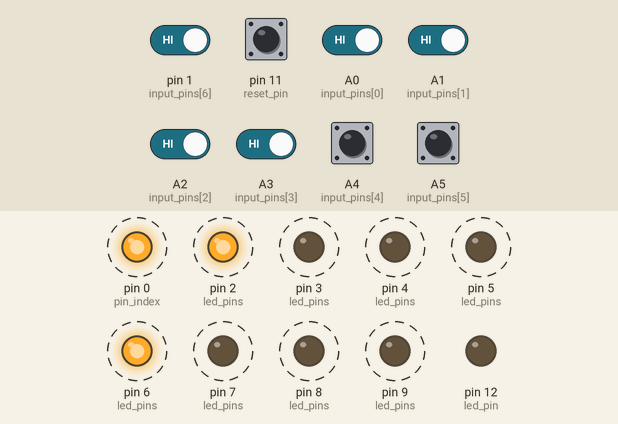
A sketch run on a simulated Arduino Uno, built with avr-gcc and run on an emulated ATmega328P. Parts: output pins drawn as LEDs (lit = HIGH). Dashed ring = blinking. The inputs (shaded band) are chosen by the test bench; at power-on: A0 (input_pins[0]), A1 (input_pins[1]), A2 (input_pins[2]), A3 (input_pins[3]), A4 (input_pins[4]), A5 (input_pins[5]), pin 1 (input_pins[6]), pin 11 (reset_pin) HIGH.

Above: at 0.35 s.
1.3 s: pin 11 (reset_pin) pulled LOW for 0.15 s
4.4 s: pin 1 (input_pins[6]) driven LOW
At 4.61 s:
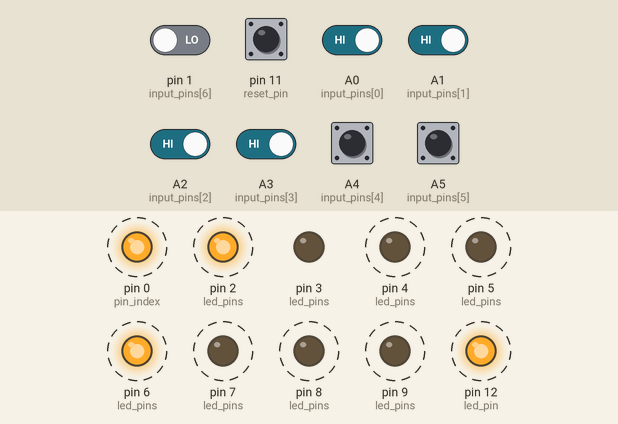
7.4 s: A0 (input_pins[0]) driven LOW
At 7.74 s:
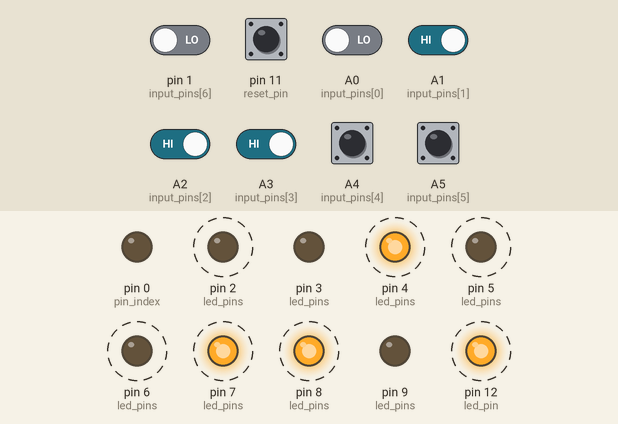
10.4 s: A1 (input_pins[1]) driven LOW
At 10.67 s:
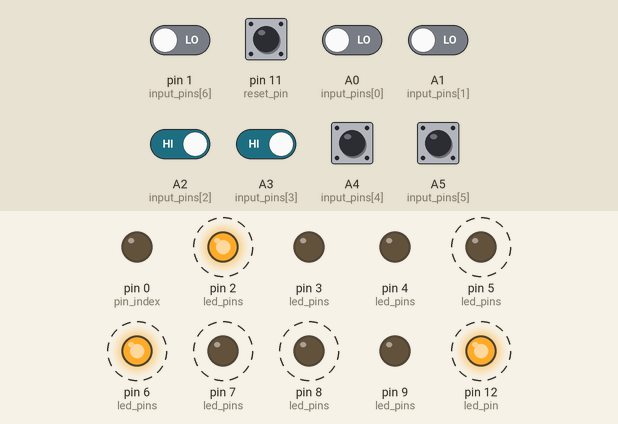
13.4 s: A2 (input_pins[2]) driven LOW
At 13.8 s:
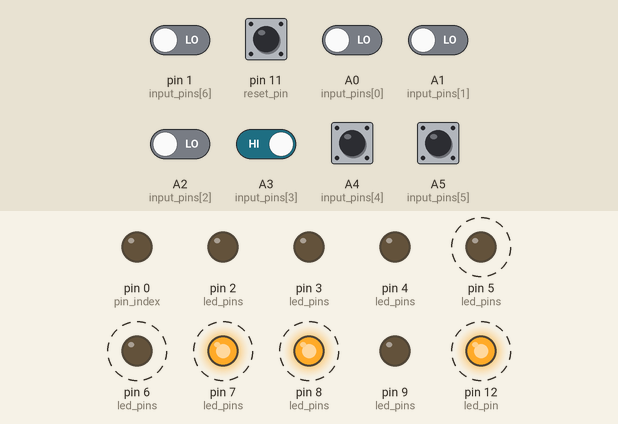
16.4 s: A3 (input_pins[3]) driven LOW
At 16.73 s:
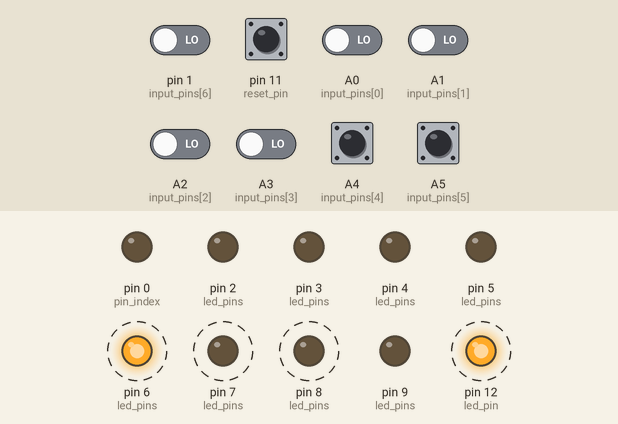
Timing chart, 0 to 20.4 s (numbered marks = the images above; inputs shaded):
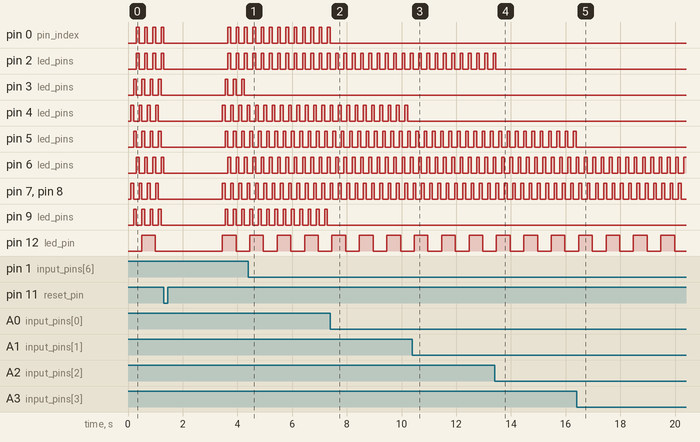

The sketch:

tangram_bomb.ino
```cpp
#define COUNT_OF(x) (sizeof(x) / sizeof(*x))
#define DEBUGGING 0
#define BEEPER 0

#if BEEPER
#define BEEPER_IMPLEMENTATION
#include "beeper.h"

BeeperFreq beeper_frequencies[] = {
    {4800, 200, 60 * 1000L},               // 60
    {800, 200, 60 * 1000L},                // 60
    {400, 100, 30 * 1000L},                // 30
    {100, 100, 10 * 1000L},                // 10
    {0, BEEPER_FREQ_INFINITE, 3 * 1000L},  // 3
    {BEEPER_FREQ_INFINITE, 0, 13 * 1000L}, // 13
    {100, 100, 600L},                      // 0.6
    {BEEPER_FREQ_INFINITE, 0, 17 * 1000L}, // 17
};

Beeper beeper;
#endif

enum {
    kStateInitial = 0,
    kStateFinished = 1,
};

int led_pins[][3] = {{2, 0, 6}, {7, 4, 8}, {3, 5, 9}};
int led_transl[][3] = {{2, 0 /*unused*/, 5}, {4, 1, 7}, {6, 3, 0}};
int reset_pin = 11;

int led_pin = 12;
int beeper_pin = 10;
int input_pins[] = {A0, A1, A2, A3, A4, A5, 1};
void setup() {
#if DEBUGGING
    Serial.begin(9600);
#endif
    for (int i = 0; i < COUNT_OF(led_pins); ++i) {
        for (int j = 0; j < COUNT_OF(led_pins[i]); ++j) {
            pinMode(led_pins[i][j], OUTPUT);
            digitalWrite(led_pins[i][j], LOW);
        }
    }

    pinMode(reset_pin, INPUT_PULLUP);
    pinMode(led_pin, OUTPUT);
    digitalWrite(led_pin, LOW);

    for (int i = 0; i < COUNT_OF(input_pins); ++i) {
        pinMode(input_pins[i], INPUT);
    }
#if BEEPER
    setupBeeper(beeper_pin, COUNT_OF(beeper_frequencies), beeper_frequencies, &beeper);
#endif
}

int state = kStateInitial;
uint32_t last_time = 0;
bool led_state = 0;
uint32_t blink_disable_timer = 0;
uint32_t last_time_pattern = 0;
int pin_index = 0;

void loop() {
    if (digitalRead(reset_pin) == LOW) {
        state = kStateInitial;

        blink_disable_timer = millis() + 2000;
        led_state = false;
        digitalWrite(led_pin, LOW);

        for (int i = 0; i < COUNT_OF(led_pins); ++i) {
            for (int j = 0; j < COUNT_OF(led_pins[i]); ++j) {
                digitalWrite(led_pins[j][i], LOW);
            }
        }
        return;
    }

    if (state == kStateInitial) {
        {
            int frequency = 500;
            uint32_t now = millis();
            if ((now - last_time) > frequency && now > blink_disable_timer) {
                last_time = now;
                led_state = !led_state;
                digitalWrite(led_pin, led_state ? HIGH : LOW);
            }
        }

#if BEEPER
        updateBeeper(&beeper);
#endif

        bool all_success = true;
        bool readings[COUNT_OF(input_pins)];
        for (int i = 0; i < COUNT_OF(input_pins); ++i) {
            bool reading = digitalRead(input_pins[i]) == LOW;
            if (!reading) {
                all_success = false;
            }
            readings[i] = reading;
        }

#if DEBUGGING
        for (int i = 0; i < COUNT_OF(input_pins) - 1; ++i) {
            Serial.print(readings[i]);
            Serial.print(", ");
        }
        Serial.print(readings[COUNT_OF(input_pins) - 1]);
        Serial.println();
#endif

        {
            uint32_t frequency = 100;
            uint32_t now = millis();
            if ((now - last_time_pattern) > frequency && now > blink_disable_timer) {
                last_time_pattern = now;

                for (int j = 0; j < 3; ++j) {
                    digitalWrite(led_pins[pin_index][j], LOW);
                }
                pin_index = (pin_index + 1) % COUNT_OF(led_pins);
                for (int j = 0; j < 3; ++j) {
                    int i = pin_index;

                    int transl = led_transl[i][j];
                    int target_state = HIGH;
                    if (readings[transl]) {
                        target_state = LOW;
                    }
                    digitalWrite(led_pins[pin_index][j], target_state);
                }
            }
        }

        if (all_success) {
            state = kStateFinished;
        }
    } else {
        for (int i = 0; i < COUNT_OF(led_pins); ++i) {
            for (int j = 0; j < COUNT_OF(led_pins[i]); ++j) {
                digitalWrite(led_pins[i][j], LOW);
            }
        }
        digitalWrite(led_pin, LOW);
#if BEEPER
        stopBeeper(&beeper);
#endif
    }
}
```

Measured:
- after the input at 4.4 s, pin 3 (led_pins): stops changing and stays LOW
- after the input at 7.4 s, pin 0 (pin_index), pin 9 (led_pins): stops changing and stays LOW
- after the input at 10.4 s, pin 4 (led_pins): stops changing and stays LOW
- after the input at 13.4 s, pin 2 (led_pins): goes on until 13.5 s, then stays LOW
- after the input at 16.4 s, pin 5 (led_pins): stops changing and stays LOW
- by itself, pin 0 (pin_index), pin 2 (led_pins): repeats every 0.30 s: HIGH 0.10 s, LOW 0.20 s
- by itself, pin 6 (led_pins), pin 7 (led_pins), pin 8 (led_pins): alternates HIGH for 0.10 s and LOW for 0.20 s
- by itself, pin 12 (led_pin): alternates HIGH for 0.50 s and LOW for 0.50 s
